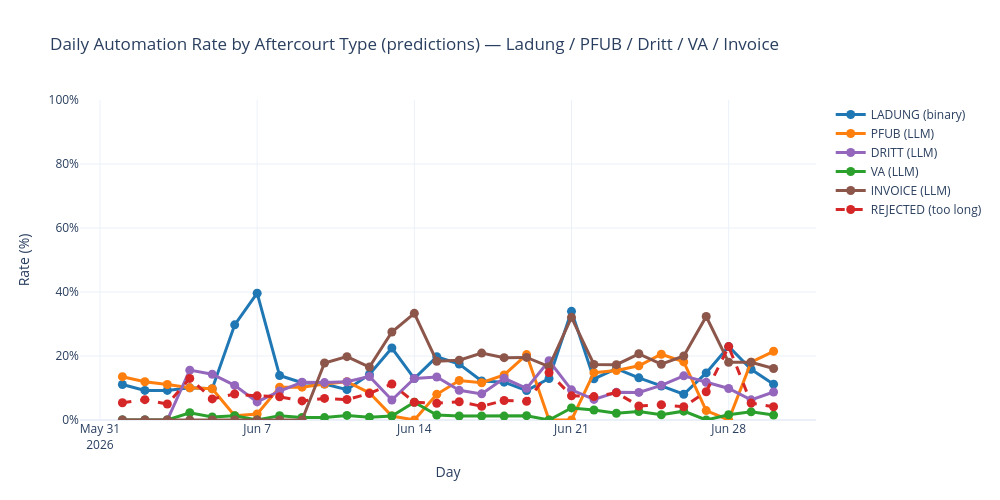

Notebook cell for this chart:
### Code cell
# Daily automation rate (%) per aftercourt type vs total incoming attachments
daily_df = (
    pd.concat(
        [
            daily_incoming_egvp_attachments.rename('total'),
            daily_incoming_egvp_rejected_attachments.rename('rejected'),
            daily_automated_ladung.rename('ladung'),
            daily_automated_pfub.rename('pfub'),
            daily_automated_dritt.rename('dritt'),
            daily_automated_va.rename('va'),
            daily_automated_invoice.rename('invoice'),
        ],
        axis=1,
    )
    .fillna(0)
    .sort_index()
)
daily_df.index = pd.to_datetime(daily_df.index)
daily_df.index.name = 'day'
for _c in ['ladung', 'pfub', 'dritt', 'va', 'invoice', 'rejected']:
    daily_df[f'{_c}_pct'] = (daily_df[_c] / daily_df['total'] * 100).round(2)

plot_df = daily_df.reset_index()

y_cols = ['ladung_pct', 'pfub_pct', 'dritt_pct', 'va_pct', 'invoice_pct', 'rejected_pct']
abs_cols = {
    'ladung_pct': 'ladung',
    'pfub_pct': 'pfub',
    'dritt_pct': 'dritt',
    'va_pct': 'va',
    'invoice_pct': 'invoice',
    'rejected_pct': 'rejected',
}
labels_map = {
    'ladung_pct': 'LADUNG (binary)',
    'pfub_pct': 'PFUB (LLM)',
    'dritt_pct': 'DRITT (LLM)',
    'va_pct': 'VA (LLM)',
    'invoice_pct': 'INVOICE (LLM)',
    'rejected_pct': 'REJECTED (too long)',
}

fig = px.line(
    plot_df,
    x='day',
    y=y_cols,
    markers=True,
    title='Daily Automation Rate by Aftercourt Type (predictions) — Ladung / PFUB / Dritt / VA / Invoice',
    labels={'day': 'Day', 'value': 'Rate (%)', 'variable': 'Series'},
    color_discrete_map={
        'ladung_pct': '#1f77b4',
        'pfub_pct': '#ff7f0e',
        'dritt_pct': '#9467bd',
        'va_pct': '#2ca02c',
        'invoice_pct': '#8c564b',
        'rejected_pct': '#d62728',
    },
)

# add absolute counts as hover info; dash the rejected line to distinguish it
for trace in fig.data:
    col = trace.name
    abs_col = abs_cols[col]
    trace.customdata = np.stack(
        [daily_df[abs_col].values, daily_df['total'].values], axis=-1
    )
    trace.hovertemplate = (
        '<b>%{x|%Y-%m-%d}</b><br>'
        'Total incoming: %{customdata[1]:.0f}<br>'
        'Count: %{customdata[0]:.0f} / %{customdata[1]:.0f}<br>'
        'Rate: %{y:.2f}%<extra>' + labels_map[col] + '</extra>'
    )
    if col == 'rejected_pct':
        trace.line.dash = 'dash'

# rename legend entries
fig.for_each_trace(lambda t: t.update(name=labels_map[t.name]))

fig.update_layout(
    template='plotly_white',
    width=1000,
    height=500,
    hovermode='x unified',
    yaxis=dict(ticksuffix='%', range=[0, 100]),
    legend_title_text='',
)
fig.update_traces(line=dict(width=3), marker=dict(size=9), selector=dict(mode='lines+markers'))
fig.show()

### Figure 1 — Plotly figure (JSON) as saved in the notebook; plotly's stock layout.template omitted (floating-point values rounded to 4 significant figures)
{"data": [{"customdata": [[64, 576], [61, 660], [50, 541], [31, 308], [52, 532], [22, 74], [21, 53], [92, 662], [76, 653], [75, 668], [46, 485], [67, 471], [18, 80], [7, 54], [128, 648], [113, 647], [88, 722], [68, 575], [41, 445], [7, 54], [18, 53], [86, 669], [106, 659], [84, 638], [58, 545], [35, 435], [5, 34], [14, 61], [93, 587], [73, 652]], "hovertemplate": "<b>%{x|%Y-%m-%d}</b><br>Total incoming: %{customdata[1]:.0f}<br>Count: %{customdata[0]:.0f} / %{customdata[1]:.0f}<br>Rate: %{y:.2f}%<extra>LADUNG (binary)</extra>", "legendgroup": "ladung_pct", "line": {"color": "#1f77b4", "dash": "solid", "width": 3}, "marker": {"size": 9, "symbol": "circle"}, "mode": "lines+markers", "name": "LADUNG (binary)", "orientation": "v", "showlegend": true, "type": "scatter", "x": ["2026-06-01T00:00:00", "2026-06-02T00:00:00", "2026-06-03T00:00:00", "2026-06-04T00:00:00", "2026-06-05T00:00:00", "2026-06-06T00:00:00", "2026-06-07T00:00:00", "2026-06-08T00:00:00", "2026-06-09T00:00:00", "2026-06-10T00:00:00", "2026-06-11T00:00:00", "2026-06-12T00:00:00", "2026-06-13T00:00:00", "2026-06-14T00:00:00", "2026-06-15T00:00:00", "2026-06-16T00:00:00", "2026-06-17T00:00:00", "2026-06-18T00:00:00", "2026-06-19T00:00:00", "2026-06-20T00:00:00", "2026-06-21T00:00:00", "2026-06-22T00:00:00", "2026-06-23T00:00:00", "2026-06-24T00:00:00", "2026-06-25T00:00:00", "2026-06-26T00:00:00", "2026-06-27T00:00:00", "2026-06-28T00:00:00", "2026-06-29T00:00:00", "2026-06-30T00:00:00"], "xaxis": "x", "y": [11.11, 9.24, 9.24, 10.06, 9.77, 29.73, 39.62, 13.9, 11.64, 11.23, 9.48, 14.23, 22.5, 12.96, 19.75, 17.47, 12.19, 11.83, 9.21, 12.96, 33.96, 12.86, 16.08, 13.17, 10.64, 8.05, 14.71, 22.95, 15.84, 11.2], "yaxis": "y"}, {"customdata": [[78.0, 576.0], [79.0, 660.0], [60.0, 541.0], [31.0, 308.0], [52.0, 532.0], [1.0, 74.0], [1.0, 53.0], [68.0, 662.0], [67.0, 653.0], [75.0, 668.0], [58.0, 485.0], [40.0, 471.0], [1.0, 80.0], [0.0, 54.0], [52.0, 648.0], [80.0, 647.0], [84.0, 722.0], [81.0, 575.0], [91.0, 445.0], [0.0, 54.0], [0.0, 53.0], [99.0, 669.0], [102.0, 659.0], [108.0, 638.0], [112.0, 545.0], [79.0, 435.0], [1.0, 34.0], [0.0, 61.0], [106.0, 587.0], [140.0, 652.0]], "hovertemplate": "<b>%{x|%Y-%m-%d}</b><br>Total incoming: %{customdata[1]:.0f}<br>Count: %{customdata[0]:.0f} / %{customdata[1]:.0f}<br>Rate: %{y:.2f}%<extra>PFUB (LLM)</extra>", "legendgroup": "pfub_pct", "line": {"color": "#ff7f0e", "dash": "solid", "width": 3}, "marker": {"size": 9, "symbol": "circle"}, "mode": "lines+markers", "name": "PFUB (LLM)", "orientation": "v", "showlegend": true, "type": "scatter", "x": ["2026-06-01T00:00:00", "2026-06-02T00:00:00", "2026-06-03T00:00:00", "2026-06-04T00:00:00", "2026-06-05T00:00:00", "2026-06-06T00:00:00", "2026-06-07T00:00:00", "2026-06-08T00:00:00", "2026-06-09T00:00:00", "2026-06-10T00:00:00", "2026-06-11T00:00:00", "2026-06-12T00:00:00", "2026-06-13T00:00:00", "2026-06-14T00:00:00", "2026-06-15T00:00:00", "2026-06-16T00:00:00", "2026-06-17T00:00:00", "2026-06-18T00:00:00", "2026-06-19T00:00:00", "2026-06-20T00:00:00", "2026-06-21T00:00:00", "2026-06-22T00:00:00", "2026-06-23T00:00:00", "2026-06-24T00:00:00", "2026-06-25T00:00:00", "2026-06-26T00:00:00", "2026-06-27T00:00:00", "2026-06-28T00:00:00", "2026-06-29T00:00:00", "2026-06-30T00:00:00"], "xaxis": "x", "y": [13.54, 11.97, 11.09, 10.06, 9.77, 1.35, 1.89, 10.27, 10.26, 11.23, 11.96, 8.49, 1.25, 0.0, 8.02, 12.36, 11.63, 14.09, 20.45, 0.0, 0.0, 14.8, 15.48, 16.93, 20.55, 18.16, 2.94, 0.0, 18.06, 21.47], "yaxis": "y"}, {"customdata": [[0.0, 576.0], [0.0, 660.0], [0.0, 541.0], [48.0, 308.0], [76.0, 532.0], [8.0, 74.0], [3.0, 53.0], [60.0, 662.0], [77.0, 653.0], [78.0, 668.0], [58.0, 485.0], [64.0, 471.0], [5.0, 80.0], [7.0, 54.0], [87.0, 648.0], [60.0, 647.0], [59.0, 722.0], [75.0, 575.0], [44.0, 445.0], [10.0, 54.0], [5.0, 53.0], [43.0, 669.0], [57.0, 659.0], [55.0, 638.0], [59.0, 545.0], [60.0, 435.0], [4.0, 34.0], [6.0, 61.0], [37.0, 587.0], [57.0, 652.0]], "hovertemplate": "<b>%{x|%Y-%m-%d}</b><br>Total incoming: %{customdata[1]:.0f}<br>Count: %{customdata[0]:.0f} / %{customdata[1]:.0f}<br>Rate: %{y:.2f}%<extra>DRITT (LLM)</extra>", "legendgroup": "dritt_pct", "line": {"color": "#9467bd", "dash": "solid", "width": 3}, "marker": {"size": 9, "symbol": "circle"}, "mode": "lines+markers", "name": "DRITT (LLM)", "orientation": "v", "showlegend": true, "type": "scatter", "x": ["2026-06-01T00:00:00", "2026-06-02T00:00:00", "2026-06-03T00:00:00", "2026-06-04T00:00:00", "2026-06-05T00:00:00", "2026-06-06T00:00:00", "2026-06-07T00:00:00", "2026-06-08T00:00:00", "2026-06-09T00:00:00", "2026-06-10T00:00:00", "2026-06-11T00:00:00", "2026-06-12T00:00:00", "2026-06-13T00:00:00", "2026-06-14T00:00:00", "2026-06-15T00:00:00", "2026-06-16T00:00:00", "2026-06-17T00:00:00", "2026-06-18T00:00:00", "2026-06-19T00:00:00", "2026-06-20T00:00:00", "2026-06-21T00:00:00", "2026-06-22T00:00:00", "2026-06-23T00:00:00", "2026-06-24T00:00:00", "2026-06-25T00:00:00", "2026-06-26T00:00:00", "2026-06-27T00:00:00", "2026-06-28T00:00:00", "2026-06-29T00:00:00", "2026-06-30T00:00:00"], "xaxis": "x", "y": [0.0, 0.0, 0.0, 15.58, 14.29, 10.81, 5.66, 9.06, 11.79, 11.68, 11.96, 13.59, 6.25, 12.96, 13.43, 9.27, 8.17, 13.04, 9.89, 18.52, 9.43, 6.43, 8.65, 8.62, 10.83, 13.79, 11.76, 9.84, 6.3, 8.74], "yaxis": "y"}, {"customdata": [[0.0, 576.0], [0.0, 660.0], [0.0, 541.0], [7.0, 308.0], [5.0, 532.0], [1.0, 74.0], [0.0, 53.0], [9.0, 662.0], [5.0, 653.0], [5.0, 668.0], [7.0, 485.0], [4.0, 471.0], [1.0, 80.0], [3.0, 54.0], [10.0, 648.0], [8.0, 647.0], [9.0, 722.0], [7.0, 575.0], [6.0, 445.0], [0.0, 54.0], [2.0, 53.0], [21.0, 669.0], [14.0, 659.0], [17.0, 638.0], [9.0, 545.0], [12.0, 435.0], [0.0, 34.0], [1.0, 61.0], [15.0, 587.0], [10.0, 652.0]], "hovertemplate": "<b>%{x|%Y-%m-%d}</b><br>Total incoming: %{customdata[1]:.0f}<br>Count: %{customdata[0]:.0f} / %{customdata[1]:.0f}<br>Rate: %{y:.2f}%<extra>VA (LLM)</extra>", "legendgroup": "va_pct", "line": {"color": "#2ca02c", "dash": "solid", "width": 3}, "marker": {"size": 9, "symbol": "circle"}, "mode": "lines+markers", "name": "VA (LLM)", "orientation": "v", "showlegend": true, "type": "scatter", "x": ["2026-06-01T00:00:00", "2026-06-02T00:00:00", "2026-06-03T00:00:00", "2026-06-04T00:00:00", "2026-06-05T00:00:00", "2026-06-06T00:00:00", "2026-06-07T00:00:00", "2026-06-08T00:00:00", "2026-06-09T00:00:00", "2026-06-10T00:00:00", "2026-06-11T00:00:00", "2026-06-12T00:00:00", "2026-06-13T00:00:00", "2026-06-14T00:00:00", "2026-06-15T00:00:00", "2026-06-16T00:00:00", "2026-06-17T00:00:00", "2026-06-18T00:00:00", "2026-06-19T00:00:00", "2026-06-20T00:00:00", "2026-06-21T00:00:00", "2026-06-22T00:00:00", "2026-06-23T00:00:00", "2026-06-24T00:00:00", "2026-06-25T00:00:00", "2026-06-26T00:00:00", "2026-06-27T00:00:00", "2026-06-28T00:00:00", "2026-06-29T00:00:00", "2026-06-30T00:00:00"], "xaxis": "x", "y": [0.0, 0.0, 0.0, 2.27, 0.94, 1.35, 0.0, 1.36, 0.77, 0.75, 1.44, 0.85, 1.25, 5.56, 1.54, 1.24, 1.25, 1.22, 1.35, 0.0, 3.77, 3.14, 2.12, 2.66, 1.65, 2.76, 0.0, 1.64, 2.56, 1.53], "yaxis": "y"}, {"customdata": [[0.0, 576.0], [0.0, 660.0], [0.0, 541.0], [0.0, 308.0], [0.0, 532.0], [0.0, 74.0], [0.0, 53.0], [0.0, 662.0], [0.0, 653.0], [119.0, 668.0], [96.0, 485.0], [78.0, 471.0], [22.0, 80.0], [18.0, 54.0], [119.0, 648.0], [121.0, 647.0], [151.0, 722.0], [112.0, 575.0], [87.0, 445.0], [9.0, 54.0], [17.0, 53.0], [116.0, 669.0], [114.0, 659.0], [132.0, 638.0], [95.0, 545.0], [87.0, 435.0], [11.0, 34.0], [11.0, 61.0], [106.0, 587.0], [105.0, 652.0]], "hovertemplate": "<b>%{x|%Y-%m-%d}</b><br>Total incoming: %{customdata[1]:.0f}<br>Count: %{customdata[0]:.0f} / %{customdata[1]:.0f}<br>Rate: %{y:.2f}%<extra>INVOICE (LLM)</extra>", "legendgroup": "invoice_pct", "line": {"color": "#8c564b", "dash": "solid", "width": 3}, "marker": {"size": 9, "symbol": "circle"}, "mode": "lines+markers", "name": "INVOICE (LLM)", "orientation": "v", "showlegend": true, "type": "scatter", "x": ["2026-06-01T00:00:00", "2026-06-02T00:00:00", "2026-06-03T00:00:00", "2026-06-04T00:00:00", "2026-06-05T00:00:00", "2026-06-06T00:00:00", "2026-06-07T00:00:00", "2026-06-08T00:00:00", "2026-06-09T00:00:00", "2026-06-10T00:00:00", "2026-06-11T00:00:00", "2026-06-12T00:00:00", "2026-06-13T00:00:00", "2026-06-14T00:00:00", "2026-06-15T00:00:00", "2026-06-16T00:00:00", "2026-06-17T00:00:00", "2026-06-18T00:00:00", "2026-06-19T00:00:00", "2026-06-20T00:00:00", "2026-06-21T00:00:00", "2026-06-22T00:00:00", "2026-06-23T00:00:00", "2026-06-24T00:00:00", "2026-06-25T00:00:00", "2026-06-26T00:00:00", "2026-06-27T00:00:00", "2026-06-28T00:00:00", "2026-06-29T00:00:00", "2026-06-30T00:00:00"], "xaxis": "x", "y": [0.0, 0.0, 0.0, 0.0, 0.0, 0.0, 0.0, 0.0, 0.0, 17.81, 19.79, 16.56, 27.5, 33.33, 18.36, 18.7, 20.91, 19.48, 19.55, 16.67, 32.08, 17.34, 17.3, 20.69, 17.43, 20.0, 32.35, 18.03, 18.06, 16.1], "yaxis": "y"}, {"customdata": [[31, 576], [42, 660], [27, 541], [40, 308], [35, 532], [6, 74], [4, 53], [48, 662], [39, 653], [45, 668], [31, 485], [39, 471], [9, 80], [3, 54], [34, 648], [37, 647], [31, 722], [35, 575], [26, 445], [8, 54], [4, 53], [49, 669], [56, 659], [28, 638], [26, 545], [18, 435], [3, 34], [14, 61], [31, 587], [27, 652]], "hovertemplate": "<b>%{x|%Y-%m-%d}</b><br>Total incoming: %{customdata[1]:.0f}<br>Count: %{customdata[0]:.0f} / %{customdata[1]:.0f}<br>Rate: %{y:.2f}%<extra>REJECTED (too long)</extra>", "legendgroup": "rejected_pct", "line": {"color": "#d62728", "dash": "dash", "width": 3}, "marker": {"size": 9, "symbol": "circle"}, "mode": "lines+markers", "name": "REJECTED (too long)", "orientation": "v", "showlegend": true, "type": "scatter", "x": ["2026-06-01T00:00:00", "2026-06-02T00:00:00", "2026-06-03T00:00:00", "2026-06-04T00:00:00", "2026-06-05T00:00:00", "2026-06-06T00:00:00", "2026-06-07T00:00:00", "2026-06-08T00:00:00", "2026-06-09T00:00:00", "2026-06-10T00:00:00", "2026-06-11T00:00:00", "2026-06-12T00:00:00", "2026-06-13T00:00:00", "2026-06-14T00:00:00", "2026-06-15T00:00:00", "2026-06-16T00:00:00", "2026-06-17T00:00:00", "2026-06-18T00:00:00", "2026-06-19T00:00:00", "2026-06-20T00:00:00", "2026-06-21T00:00:00", "2026-06-22T00:00:00", "2026-06-23T00:00:00", "2026-06-24T00:00:00", "2026-06-25T00:00:00", "2026-06-26T00:00:00", "2026-06-27T00:00:00", "2026-06-28T00:00:00", "2026-06-29T00:00:00", "2026-06-30T00:00:00"], "xaxis": "x", "y": [5.38, 6.36, 4.99, 12.99, 6.58, 8.11, 7.55, 7.25, 5.97, 6.74, 6.39, 8.28, 11.25, 5.56, 5.25, 5.72, 4.29, 6.09, 5.84, 14.81, 7.55, 7.32, 8.5, 4.39, 4.77, 4.14, 8.82, 22.95, 5.28, 4.14], "yaxis": "y"}], "layout": {"height": 500, "hovermode": "x unified", "legend": {"title": {"text": ""}, "tracegroupgap": 0}, "title": {"text": "Daily Automation Rate by Aftercourt Type (predictions) — Ladung / PFUB / Dritt / VA / Invoice"}, "width": 1000, "xaxis": {"anchor": "y", "domain": [0, 1], "title": {"text": "Day"}}, "yaxis": {"anchor": "x", "domain": [0, 1], "range": [0, 100], "ticksuffix": "%", "title": {"text": "Rate (%)"}}}}
